Frame 1 (no input): blank canvas, image omitted
Frame 60 (no input): blank canvas, image omitted
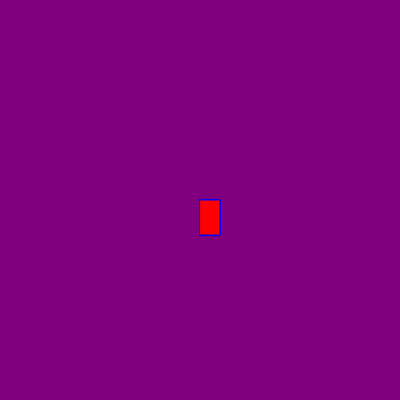
Frame 120 (the mouse pressed at the canvas centre since frame 60)

The p5.js sketch whose frames 1 and 60 were blank and that drew this single picture after the mouse press (run headless with seeded random() and noise() and a simulated clock; from frame 60 on, the mouse is pressed at the canvas centre):

// p5.js sketch
// ── sketch.js
function setup() {
    createCanvas(400, 400);
    background("purple");
  }
  
  function draw() {
  
    
    stroke("blue")
    fill("red");
    
   // console.log(mouseIsPressed);
  
    if(mouseIsPressed) {
       rect(mouseX, mouseY, 20, 35)
    }
    
  
    
  }
